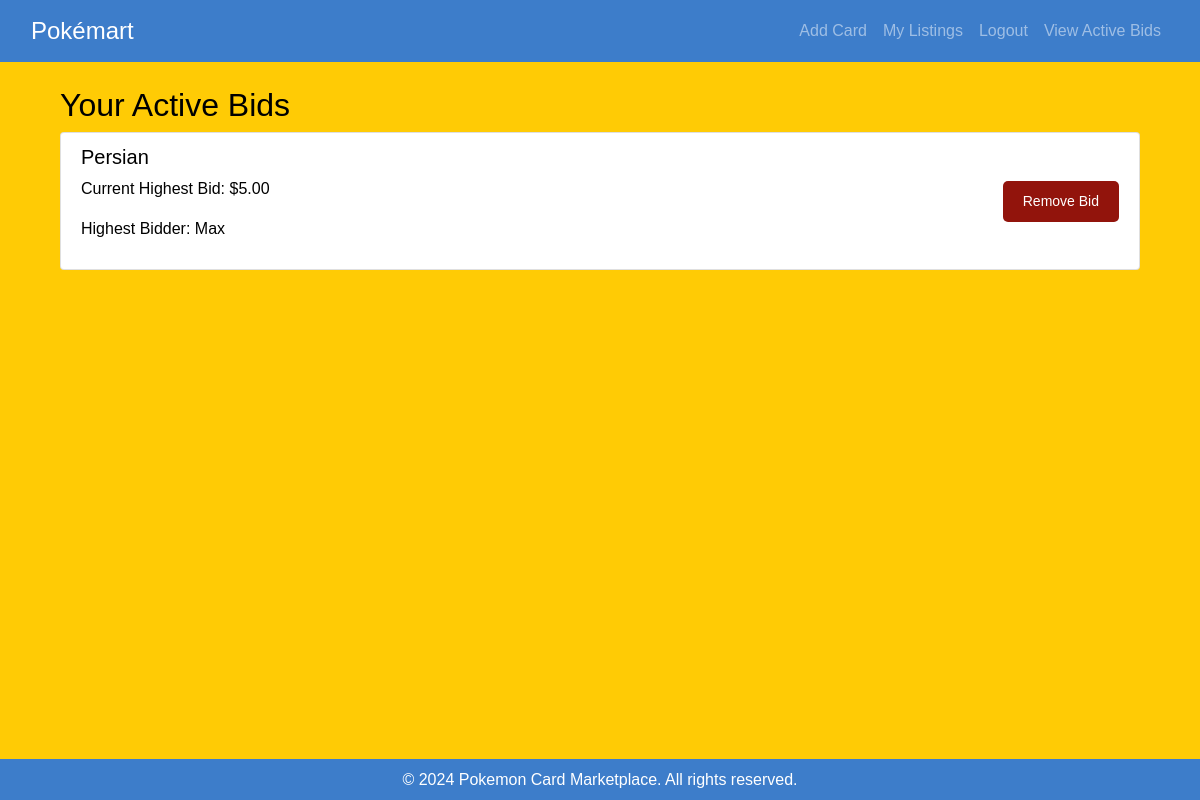
The page /view_active_bids (signed in) on the database as committed earlier.
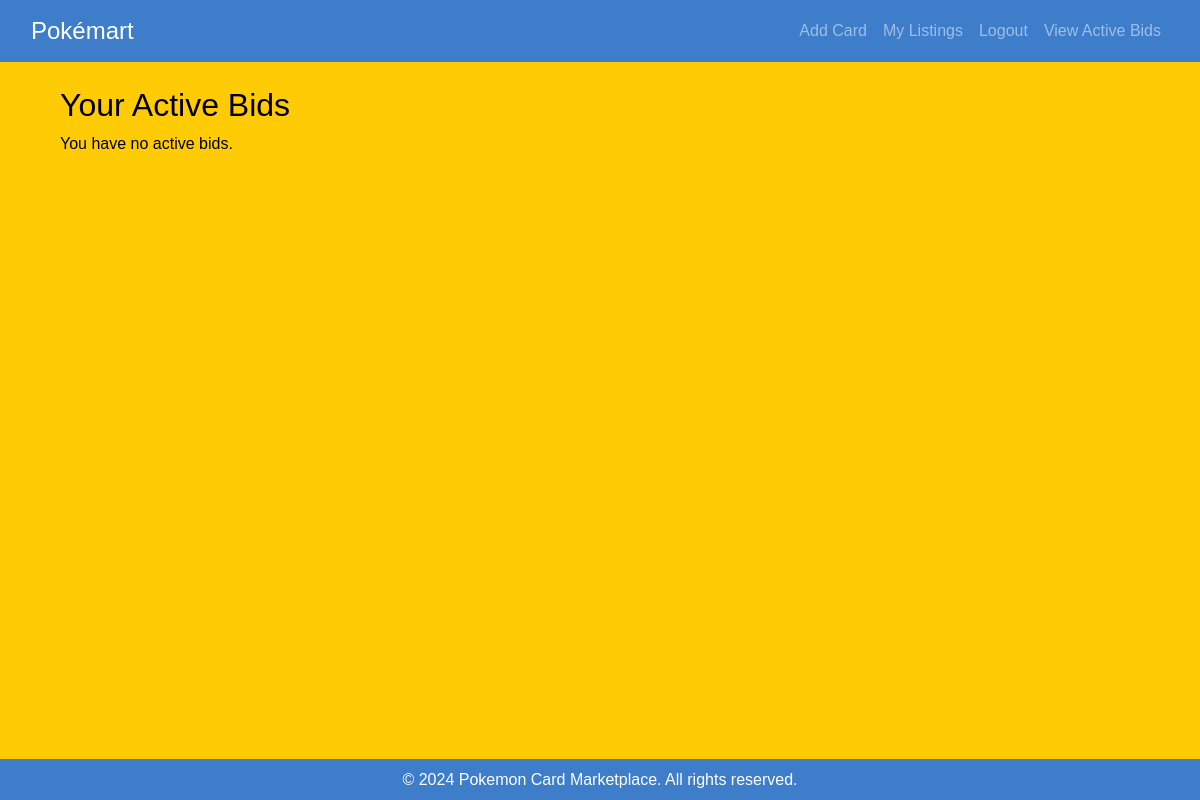
The same page on the database as committed later.
### models.py (models this page shows, shortened)
class Card(db.Model):
    __tablename__ = 'cards'
    id = db.Column(db.Integer, primary_key=True)
    name = db.Column(db.String(150), nullable=False)
    description = db.Column(db.Text, nullable=True)
    buy_out_price = db.Column(db.Float, nullable=False)
    highest_bid = db.Column(db.Float, nullable=True)
    highest_bidder_id = db.Column(db.Integer, db.ForeignKey('users.id'))
    bidding_end_time = db.Column(db.DateTime)
    image_url = db.Column(db.String(250), nullable=True)
    stock = db.Column(db.Integer, nullable=False, default=1)
    seller_id = db.Column(db.Integer, db.ForeignKey('users.id'), nullable=False)
    orders = db.relationship('Order', backref='card', lazy=True)
    highest_bidder = db.relationship('User', foreign_keys=[highest_bidder_id], backref='highest_bidder_cards')

class User(UserMixin, db.Model):
    __tablename__ = 'users'
    id = db.Column(db.Integer, primary_key=True)
    username = db.Column(db.String(150), unique=True, nullable=False, index=True)
    email = db.Column(db.String(150), unique=True, nullable=False, index=True)
    password = db.Column(db.String(256), nullable=False)
    date_joined = db.Column(db.DateTime, default=datetime.utcnow)
    cards = db.relationship('Card', backref='seller', lazy=True, foreign_keys='Card.seller_id')
    orders = db.relationship('Order', backref='buyer', lazy=True)
    bids = db.relationship('Bid', back_populates='bidder', lazy=True)

### routes.py (the view)
@app.route('/view_active_bids')
@login_required
def view_active_bids():
    active_bids = Card.query.filter(Card.highest_bidder_id == current_user.id).all()
    return render_template('active_bids.html', active_bids=active_bids)

### app.py (called while the page is built)
@login_manager.user_loader
def load_user(user_id):
    return User.query.get(int(user_id))

### templates/active_bids.html
{% extends "base.html" %}
{% block content %}
<div class="container mt-4">
    <h2>Your Active Bids</h2>
    {% if active_bids %}
        <ul class="list-group">
            {% for card in active_bids %}
                <li class="list-group-item d-flex justify-content-between align-items-center">
                    <div>
                        <h5>{{ card.name }}</h5>
                        <p>Current Highest Bid: ${{ "%.2f"|format(card.highest_bid) }}</p>
                        <p>Highest Bidder:
                            {% if card.highest_bidder_id %}
                                {{ card.highest_bidder.username }}
                            {% else %}
                                No bids placed yet.
                            {% endif %}
                        </p>
                    </div>
                    <form action="{{ url_for('remove_bid', card_id=card.id) }}" method="POST" class="mb-0">
                        <button type="submit" class="btn btn-danger btn-sm">Remove Bid</button>
                    </form>
                </li>
            {% endfor %}
        </ul>
    {% else %}
        <p>You have no active bids.</p>
    {% endif %}
</div>
{% endblock %}

### templates/base.html (shortened to what this page needs)
<!DOCTYPE html>
<html lang="en">
<head>
    <link href="https://stackpath.bootstrapcdn.com/bootstrap/4.5.2/css/bootstrap.min.css" rel="stylesheet">
    <link rel="stylesheet" href="{{ url_for('static', filename='css/styles.css') }}">
</head>
<body>
    <header>
        <nav class="navbar navbar-expand-lg navbar-dark">
            <div class="container-fluid">
                <a class="navbar-brand" href="{{ url_for('index') }}">Pokémart</a>
                <div class="collapse navbar-collapse" id="navbarNav">
                    <ul class="navbar-nav ml-auto">
                        {% if current_user.is_authenticated %}
                            <li class="nav-item">
                                <a class="nav-link" href="{{ url_for('add_card') }}">Add Card</a>
                            </li>
                            <li class="nav-item">
                                <a class="nav-link" href="{{ url_for('my_listings') }}">My Listings</a>
                            </li>
                            <li class="nav-item">
                                <a class="nav-link" href="{{ url_for('logout') }}">Logout</a>
                            </li>
                        {% endif %}
                        <li class="nav-item">
                            <a class="nav-link" href="{{ url_for('view_active_bids') }}">View Active Bids</a>
                        </li>
                    </ul>
                </div>
            </div>
        </nav>
    </header>
    <main class="container">
        {% block content %}{% endblock %}
    </main>
    <footer>
        <div class="container footer">
            <p>&copy; 2024 Pokemon Card Marketplace. All rights reserved.</p>
        </div>
    </footer>
</body>
</html>

### static/css/styles.css (style rules this page uses)
:root { --penn-red: #92140c; --white: #ffffff; --jonquil: #ffcb05; --yale-blue: #003a70; --steel-blue: #3d7dca; }
body, html { height: 100%; font-family: Arial, sans-serif; margin: 0; padding: 0; background-color: var(--jonquil); color: var(--black); }
body { display: flex; flex-direction: column; }
main { flex: 1; }
footer { background-color: var(--steel-blue); color: var(--white); padding: 20px 0; }
.footer { display: flex; align-items: center; justify-content: center; height: 1px; }
.footer p { margin: 0; text-align: center; }
nav { background-color: var(--steel-blue); padding: 10px 15px; }
.navbar { height: auto; }
.navbar-brand { font-size: 1.5rem; }
.navbar-nav .nav-link { color: var(--white); padding: 10px 15px; }

Rows that differ between the two databases and show on the page:
no longer on this page (row edited): Card: name "Persian", highest_bid "5.00", highest_bidder.username "Max"
Other text that changed with them:
text now shown: "You have no active bids."
